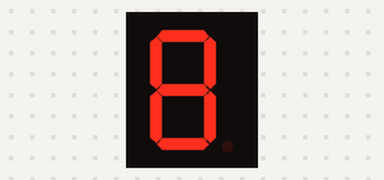
A sketch run on a simulated Arduino Uno, built with avr-gcc and run on an emulated ATmega328P. Shown: 1-digit seven-segment display. Wiring (inferred from the names in the program): 1-digit 7-segment display, segments lit when HIGH: segments pin 2, pin 3, pin 4, pin 5, pin 6, pin 8, pin 9. The segment pins are drawn as the display they are named for.

Above: at 0.1 s.

The sketch:

2Nov2017_7seg.ino
```cpp
  int a=2;
  int b=3;
  int c=4;
  int d=5;
  int e=6;
  int f=8;
  int g=9;

void setup()
{
  pinMode(a, OUTPUT);
  pinMode(b, OUTPUT);
  pinMode(c, OUTPUT);
  pinMode(d, OUTPUT);
  pinMode(e, OUTPUT);
  pinMode(f, OUTPUT);
  pinMode(g, OUTPUT);}

void loop()
  {
   for(int i=0 ; i<=9 ; i++)
    {
      displayDigit(i);
      delay(1000);
      turnOff();
    }
  }


  void displayDigit(int digit)
    {
      if (digit != 1 && digit != 4);
      digitalWrite(a, HIGH);
      if (digit != 5 && digit != 6);
      digitalWrite(b, HIGH);
      if (digit != 2);
      digitalWrite(c, HIGH);
      if (digit != 1 && digit != 4 && digit != 7);
      digitalWrite(d, HIGH);
      if (digit == 2 || digit == 6 || digit == 8 || digit == 0);
      digitalWrite(e, HIGH);
      if (digit != 1 && digit != 2 && digit != 3 && digit != 7 );
      digitalWrite(f, HIGH);
      if (digit != 0 && digit != 1&& digit != 7);
      digitalWrite(g, HIGH);

    }

    void turnOff()
    {
      digitalWrite(a, LOW);
      digitalWrite(b, LOW);
      digitalWrite(c, LOW);
      digitalWrite(d, LOW);
      digitalWrite(e, LOW);
      digitalWrite(f, LOW);
      digitalWrite(g, LOW);
    }
```
